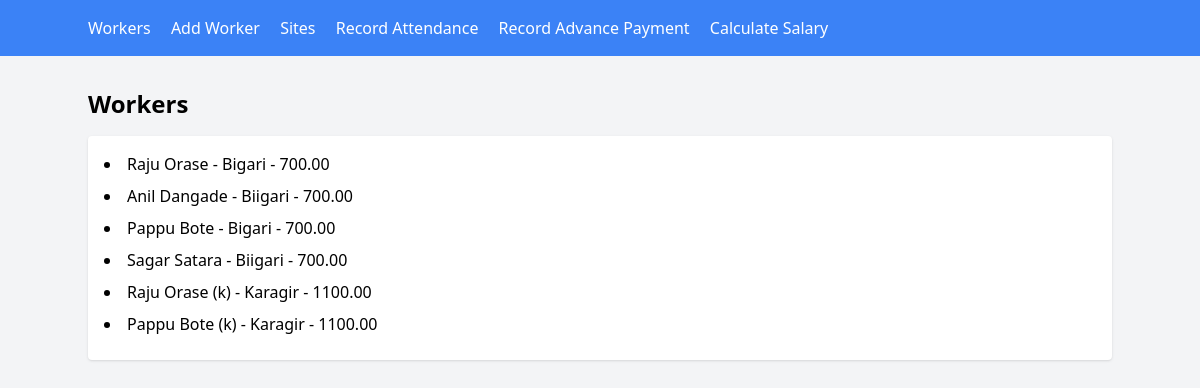
The page / on the database its author committed.
### attendance/models.py (models this page shows, shortened)
class Worker(models.Model):
    name = models.CharField(max_length=100)
    role = models.CharField(max_length=100)
    daily_rate = models.DecimalField(max_digits=10, decimal_places=2)  # Daily wage rate
    contact_info = models.CharField(max_length=100)

### attendance/views.py (the view)
# urls.py: path('', views.worker_list, name='worker_list'),
def worker_list(request):
    workers = Worker.objects.all()
    return render(request, 'attendance/worker_list.html', {'workers': workers})

### attendance/templates/attendance/worker_list.html (shortened to what this page needs)
{% extends "attendance/base.html" %}
{% block content %}
    <h1 class="text-2xl font-bold mb-4">Workers</h1>
    <ul class="list-disc list-inside bg-white p-4 rounded shadow">
        {% for worker in workers %}
            <li class="mb-2">{{ worker.name }} - {{ worker.role }} - {{ worker.daily_rate }}</li>
        {% endfor %}
    </ul>
{% endblock %}

### attendance/templates/attendance/base.html (shortened to what this page needs)
 {% load static tailwind_tags %}
<!DOCTYPE html>
<html>
<head>
    {% tailwind_css %}
</head>
<body class="bg-gray-100">
    <nav class="bg-blue-500 text-white p-4">
        <div class="container mx-auto">
            <a href="{% url 'worker_list' %}" class="mr-4 hover:text-gray-200 transition duration-300">Workers</a>
            <a href="{% url 'add_worker' %}" class="mr-4 hover:text-gray-200 transition duration-300">Add Worker</a>
            <a href="{% url 'site_list' %}" class="mr-4 hover:text-gray-200 transition duration-300">Sites</a>
            <a href="{% url 'record_attendance' %}" class="mr-4 hover:text-gray-200 transition duration-300">Record Attendance</a>
            <a href="{% url 'record_advance_payment' %}" class="mr-4 hover:text-gray-200 transition duration-300">Record Advance Payment</a>
            <a href="{% url 'calculate_salary' %}" class="hover:text-gray-200 transition duration-300">Calculate Salary</a>
        </div>
    </nav>
    <div class="container mx-auto mt-8">
        {% block content %}{% endblock %}
    </div>
</body>
</html>

### rows shown on the page
Worker: name "Raju Orase", role "Bigari", daily_rate "700.00"
Worker: name "Anil Dangade", role "Biigari", daily_rate "700.00"
Worker: name "Pappu Bote", role "Bigari", daily_rate "700.00"
Worker: name "Sagar Satara", role "Biigari", daily_rate "700.00"
Worker: name "Raju Orase (k)", role "Karagir", daily_rate "1100.00"
Worker: name "Pappu Bote (k)", role "Karagir", daily_rate "1100.00"
